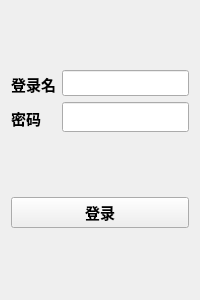
<?xml version="1.0" encoding="UTF-8"?>
<ui version="4.0">
 <class>widget</class>
 <widget class="QWidget" name="widget">
  <property name="geometry">
   <rect>
    <x>0</x>
    <y>0</y>
    <width>200</width>
    <height>300</height>
   </rect>
  </property>
  <property name="sizePolicy">
   <sizepolicy hsizetype="Preferred" vsizetype="Preferred">
    <horstretch>0</horstretch>
    <verstretch>0</verstretch>
   </sizepolicy>
  </property>
  <property name="maximumSize">
   <size>
    <width>16777215</width>
    <height>16777215</height>
   </size>
  </property>
  <property name="font">
   <font>
    <family>Aharoni</family>
    <pointsize>11</pointsize>
    <weight>75</weight>
    <bold>true</bold>
   </font>
  </property>
  <property name="windowTitle">
   <string>登录界面 </string>
  </property>
  <layout class="QGridLayout" name="gridLayout">
   <item row="0" column="0">
    <layout class="QHBoxLayout" name="horizontalLayout">
     <item>
      <layout class="QVBoxLayout" name="verticalLayout_2">
       <item>
        <widget class="QLabel" name="label">
         <property name="text">
          <string>登录名</string>
         </property>
        </widget>
       </item>
       <item>
        <widget class="QLabel" name="label_2">
         <property name="text">
          <string>密码</string>
         </property>
        </widget>
       </item>
      </layout>
     </item>
     <item>
      <layout class="QVBoxLayout" name="verticalLayout">
       <item>
        <widget class="QLineEdit" name="username">
         <property name="font">
          <font>
           <family>System</family>
           <weight>75</weight>
           <bold>true</bold>
          </font>
         </property>
        </widget>
       </item>
       <item>
        <widget class="QLineEdit" name="userpass"/>
       </item>
      </layout>
     </item>
    </layout>
   </item>
   <item row="1" column="0">
    <widget class="QPushButton" name="logbutton">
     <property name="text">
      <string>登录</string>
     </property>
    </widget>
   </item>
  </layout>
 </widget>
 <resources/>
 <connections/>
</ui>
